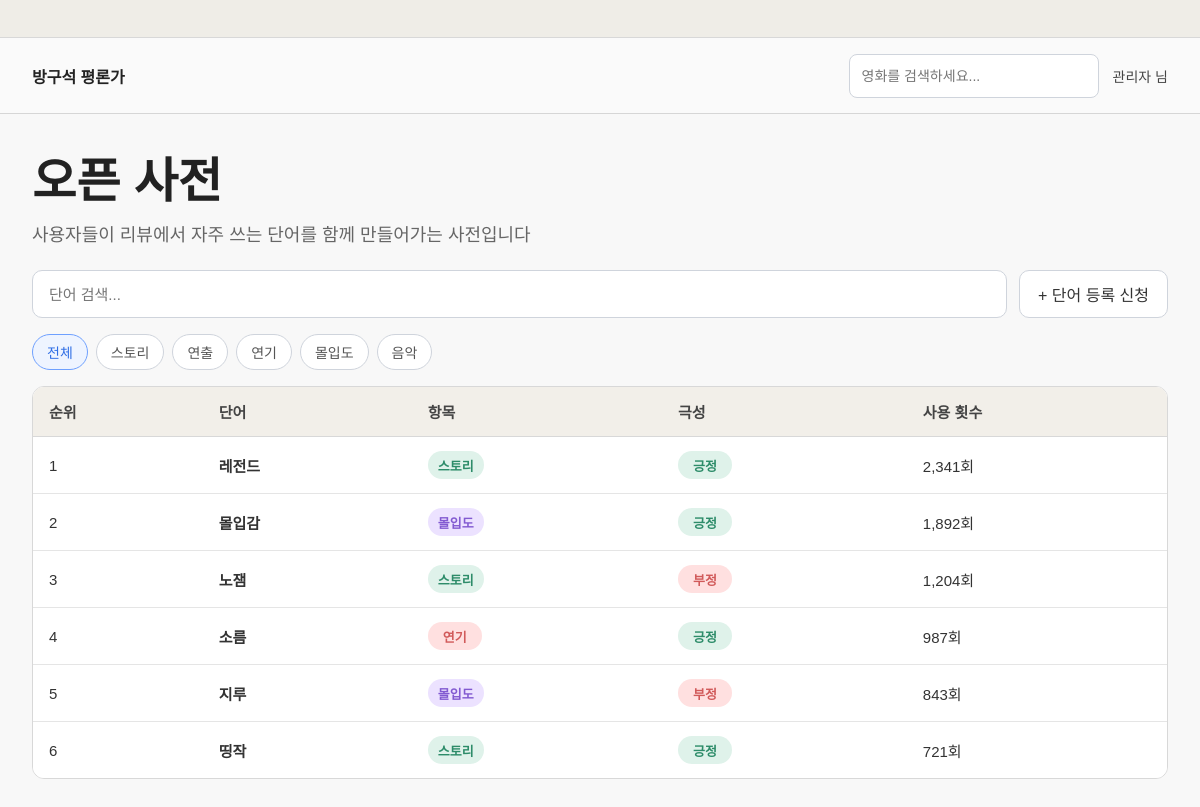
Page /dictionary (signed in) on the committed database.
### tables this page shows
CREATE TABLE dictionary_words (
            id INTEGER PRIMARY KEY AUTOINCREMENT,
            word TEXT NOT NULL,
            category TEXT NOT NULL,
            sentiment TEXT NOT NULL,
            count INTEGER DEFAULT 1
        );

### app.py (the view)
@app.route("/dictionary")
def dictionary():
    if not login_required():
        return redirect(url_for("login"))
    keyword = request.args.get("q", "").strip()
    selected_category = request.args.get("category", "전체")
    query = "SELECT * FROM dictionary_words WHERE 1=1"
    params = []
    if selected_category != "전체":
        query += " AND category = ?"
        params.append(selected_category)
    if keyword:
        query += " AND word LIKE ?"
        params.append(f"%{keyword}%")
    query += " ORDER BY count DESC"
    conn = get_db()
    rows = conn.execute(query, params).fetchall()
    conn.close()
    dictionary_words = enrich_dictionary_items(rows)
    for idx, item in enumerate(dictionary_words, start=1):
        item["rank"] = idx
    return render_template(
        "dictionary.html",
        nickname=get_nickname(),
        dictionary_words=dictionary_words,
        categories=["전체", "스토리", "연출", "연기", "몰입도", "음악"],
        selected_category=selected_category,
        keyword=keyword
    )

### app.py (called while the page is built)
def get_db():
    conn = sqlite3.connect(DB_NAME)
    conn.row_factory = sqlite3.Row
    return conn

def login_required():
    return "user_id" in session

def get_current_user():
    if "user_id" not in session:
        return None
    conn = get_db()
    user = conn.execute("SELECT * FROM users WHERE id = ?", (session["user_id"],)).fetchone()
    conn.close()
    return user

def get_nickname():
    user = get_current_user()
    if user:
        return user["nickname"] + " 님"
    return "게스트 님"

def get_category_class(category):
    if category == "스토리":
        return "story"
    if category == "연출":
        return "directing"
    if category == "연기":
        return "acting"
    if category == "몰입도":
        return "immersion"
    if category == "음악":
        return "music"
    return "default"

def get_sentiment_class(sentiment):
    if sentiment == "긍정":
        return "positive"
    return "negative"

def enrich_dictionary_items(rows):
    items = []
    for row in rows:
        item = dict(row)
        item["category_class"] = get_category_class(item["category"])
        item["sentiment_class"] = get_sentiment_class(item["sentiment"])
        items.append(item)
    return items

### templates/dictionary.html (shortened to what this page needs)
<!DOCTYPE html>
<html lang="ko">
<head>
    <link rel="stylesheet" href="{{ url_for('static', filename='style.css') }}">
</head>
<body>
    <div class="window-frame">
        <div class="window-bar"></div>
        <div class="app-shell">
            <header class="top-header">
                <div class="brand">방구석 평론가</div>
                <div class="header-right">
                    <form action="/search" method="get" class="header-search">
                        <input type="text" name="q" placeholder="영화를 검색하세요...">
                    </form>
                    <div class="nickname">{{ nickname }}</div>
                </div>
            </header>
            <main class="page-content">
                <section class="dictionary-hero">
                    <h1>오픈 사전</h1>
                    <p>사용자들이 리뷰에서 자주 쓰는 단어를 함께 만들어가는 사전입니다</p>
                </section>
                <section class="dictionary-search-row">
                    <form action="/dictionary" method="get" class="dictionary-search-form">
                        <input type="text" name="q" value="{{ keyword }}" placeholder="단어 검색...">
                    </form>
                    <a href="/dictionary/request" class="dictionary-request-btn">+ 단어 등록 신청</a>
                </section>
                <section class="dictionary-filter-row">
                    {% for category in categories %}
                    <a href="/dictionary?category={{ category }}{% if keyword %}&q={{ keyword }}{% endif %}" class="dictionary-filter-chip {% if selected_category == category %}active{% endif %}">
                        {{ category }}
                    </a>
                    {% endfor %}
                </section>
                <section class="dictionary-table-wrap">
                    <table class="dictionary-table">
                        <thead>
                            <tr>
                                <th>순위</th>
                                <th>단어</th>
                                <th>항목</th>
                                <th>극성</th>
                                <th>사용 횟수</th>
                            </tr>
                        </thead>
                        <tbody>
                            {% for item in dictionary_words %}
                            <tr>
                                <td>{{ item.rank }}</td>
                                <td class="dictionary-word-cell">{{ item.word }}</td>
                                <td><span class="dict-badge category {{ item.category_class }}">{{ item.category }}</span></td>
                                <td><span class="dict-badge sentiment {{ item.sentiment_class }}">{{ item.sentiment }}</span></td>
                                <td>{{ "{:,}".format(item.count) }}회</td>
                            </tr>
                            {% endfor %}
                        </tbody>
                    </table>
                </section>
            </main>
        </div>
    </div>
</body>
</html>

### static/style.css (style rules this page uses)
* { box-sizing: border-box; margin: 0; padding: 0; font-family: "Malgun Gothic", "Apple SD Gothic Neo", sans-serif; }
body { background: #f3f4f6; color: #222; }
a { text-decoration: none; color: inherit; }
.window-frame { width: 100%; min-height: 100vh; background: #f3f4f6; }
.window-bar { height: 38px; border-bottom: 1px solid #d8d8d8; background: #efede7; }
.app-shell { max-width: 1400px; margin: 0 auto; background: #f8f8f8; min-height: calc(100vh - 38px); }
.top-header { height: 76px; border-bottom: 1px solid #d6d6d6; display: flex; align-items: center; justify-content: space-between; padding: 0 32px; background: #fafafa; }
.brand { font-size: 16px; font-weight: 700; }
.header-right { display: flex; align-items: center; gap: 14px; }
.header-search { display: flex; align-items: center; width: 250px; height: 44px; background: white; border: 1px solid #cfd4dc; border-radius: 8px; padding: 0 12px; }
.header-search input { border: none; outline: none; flex: 1; font-size: 14px; background: transparent; }
.nickname { font-size: 14px; color: #444; }
.page-content { padding: 28px 32px 40px; }
.dictionary-hero h1 { font-size: 48px; font-weight: 800; margin-bottom: 8px; }
.dictionary-hero p { font-size: 18px; color: #666; margin-bottom: 24px; }
.dictionary-search-row { display: flex; gap: 12px; align-items: center; margin-bottom: 16px; }
.dictionary-search-form { flex: 1; }
.dictionary-search-form input { width: 100%; height: 48px; border: 1px solid #cfd4dc; border-radius: 10px; padding: 0 16px; font-size: 15px; background: #fff; }
.dictionary-request-btn { display: inline-flex; align-items: center; justify-content: center; height: 48px; padding: 0 18px; border: 1px solid #cfd4dc; border-radius: 10px; background: #fff; color: #333; white-space: nowrap; }
.dictionary-filter-row { display: flex; gap: 8px; flex-wrap: wrap; margin-bottom: 16px; }
.dictionary-filter-chip { display: inline-flex; align-items: center; justify-content: center; height: 36px; padding: 0 14px; border: 1px solid #cfd4dc; border-radius: 999px; background: #fff; color: #555; font-size: 14px; }
.dictionary-filter-chip.active { border-color: #6ea0ff; color: #2f6ee5; background: #eef4ff; }
.dictionary-table-wrap { background: #fff; border: 1px solid #d8d8d8; border-radius: 12px; overflow: hidden; }
.dictionary-table { width: 100%; border-collapse: collapse; background: #fff; }
.dictionary-table thead th { background: #f2efe9; color: #444; font-size: 15px; text-align: left; padding: 14px 16px; border-bottom: 1px solid #d8d8d8; }
.dictionary-table tbody td { padding: 14px 16px; border-bottom: 1px solid #e5e5e5; font-size: 15px; color: #333; }
.dictionary-table tbody tr:last-child td { border-bottom: none; }
.dictionary-word-cell { font-weight: 700; }
.dict-badge { display: inline-flex; align-items: center; justify-content: center; min-width: 54px; height: 28px; padding: 0 10px; border-radius: 999px; font-size: 13px; font-weight: 700; }
.dict-badge.category.story { background: #dff2ea; color: #2d8c69; }
.dict-badge.category.acting { background: #ffe0e0; color: #d15a5a; }
.dict-badge.category.immersion { background: #ece2ff; color: #825ad1; }
.dict-badge.sentiment.positive { background: #dff2ea; color: #2d8c69; }
.dict-badge.sentiment.negative { background: #ffe0e0; color: #d15a5a; }

### rows in the picture
dictionary_words: rank "1", word "레전드", category "스토리", sentiment "긍정", count "2,341"
dictionary_words: rank "2", word "몰입감", category "몰입도", sentiment "긍정", count "1,892"
dictionary_words: rank "3", word "노잼", category "스토리", sentiment "부정", count "1,204"
dictionary_words: rank "4", word "소름", category "연기", sentiment "긍정", count "987"
dictionary_words: rank "5", word "지루", category "몰입도", sentiment "부정", count "843"
dictionary_words: rank "6", word "띵작", category "스토리", sentiment "긍정", count "721"

### other values in the picture
{{ nickname }} "관리자 님"
{{ category }} "전체" "스토리" "연출" "연기" "몰입도" "음악"
